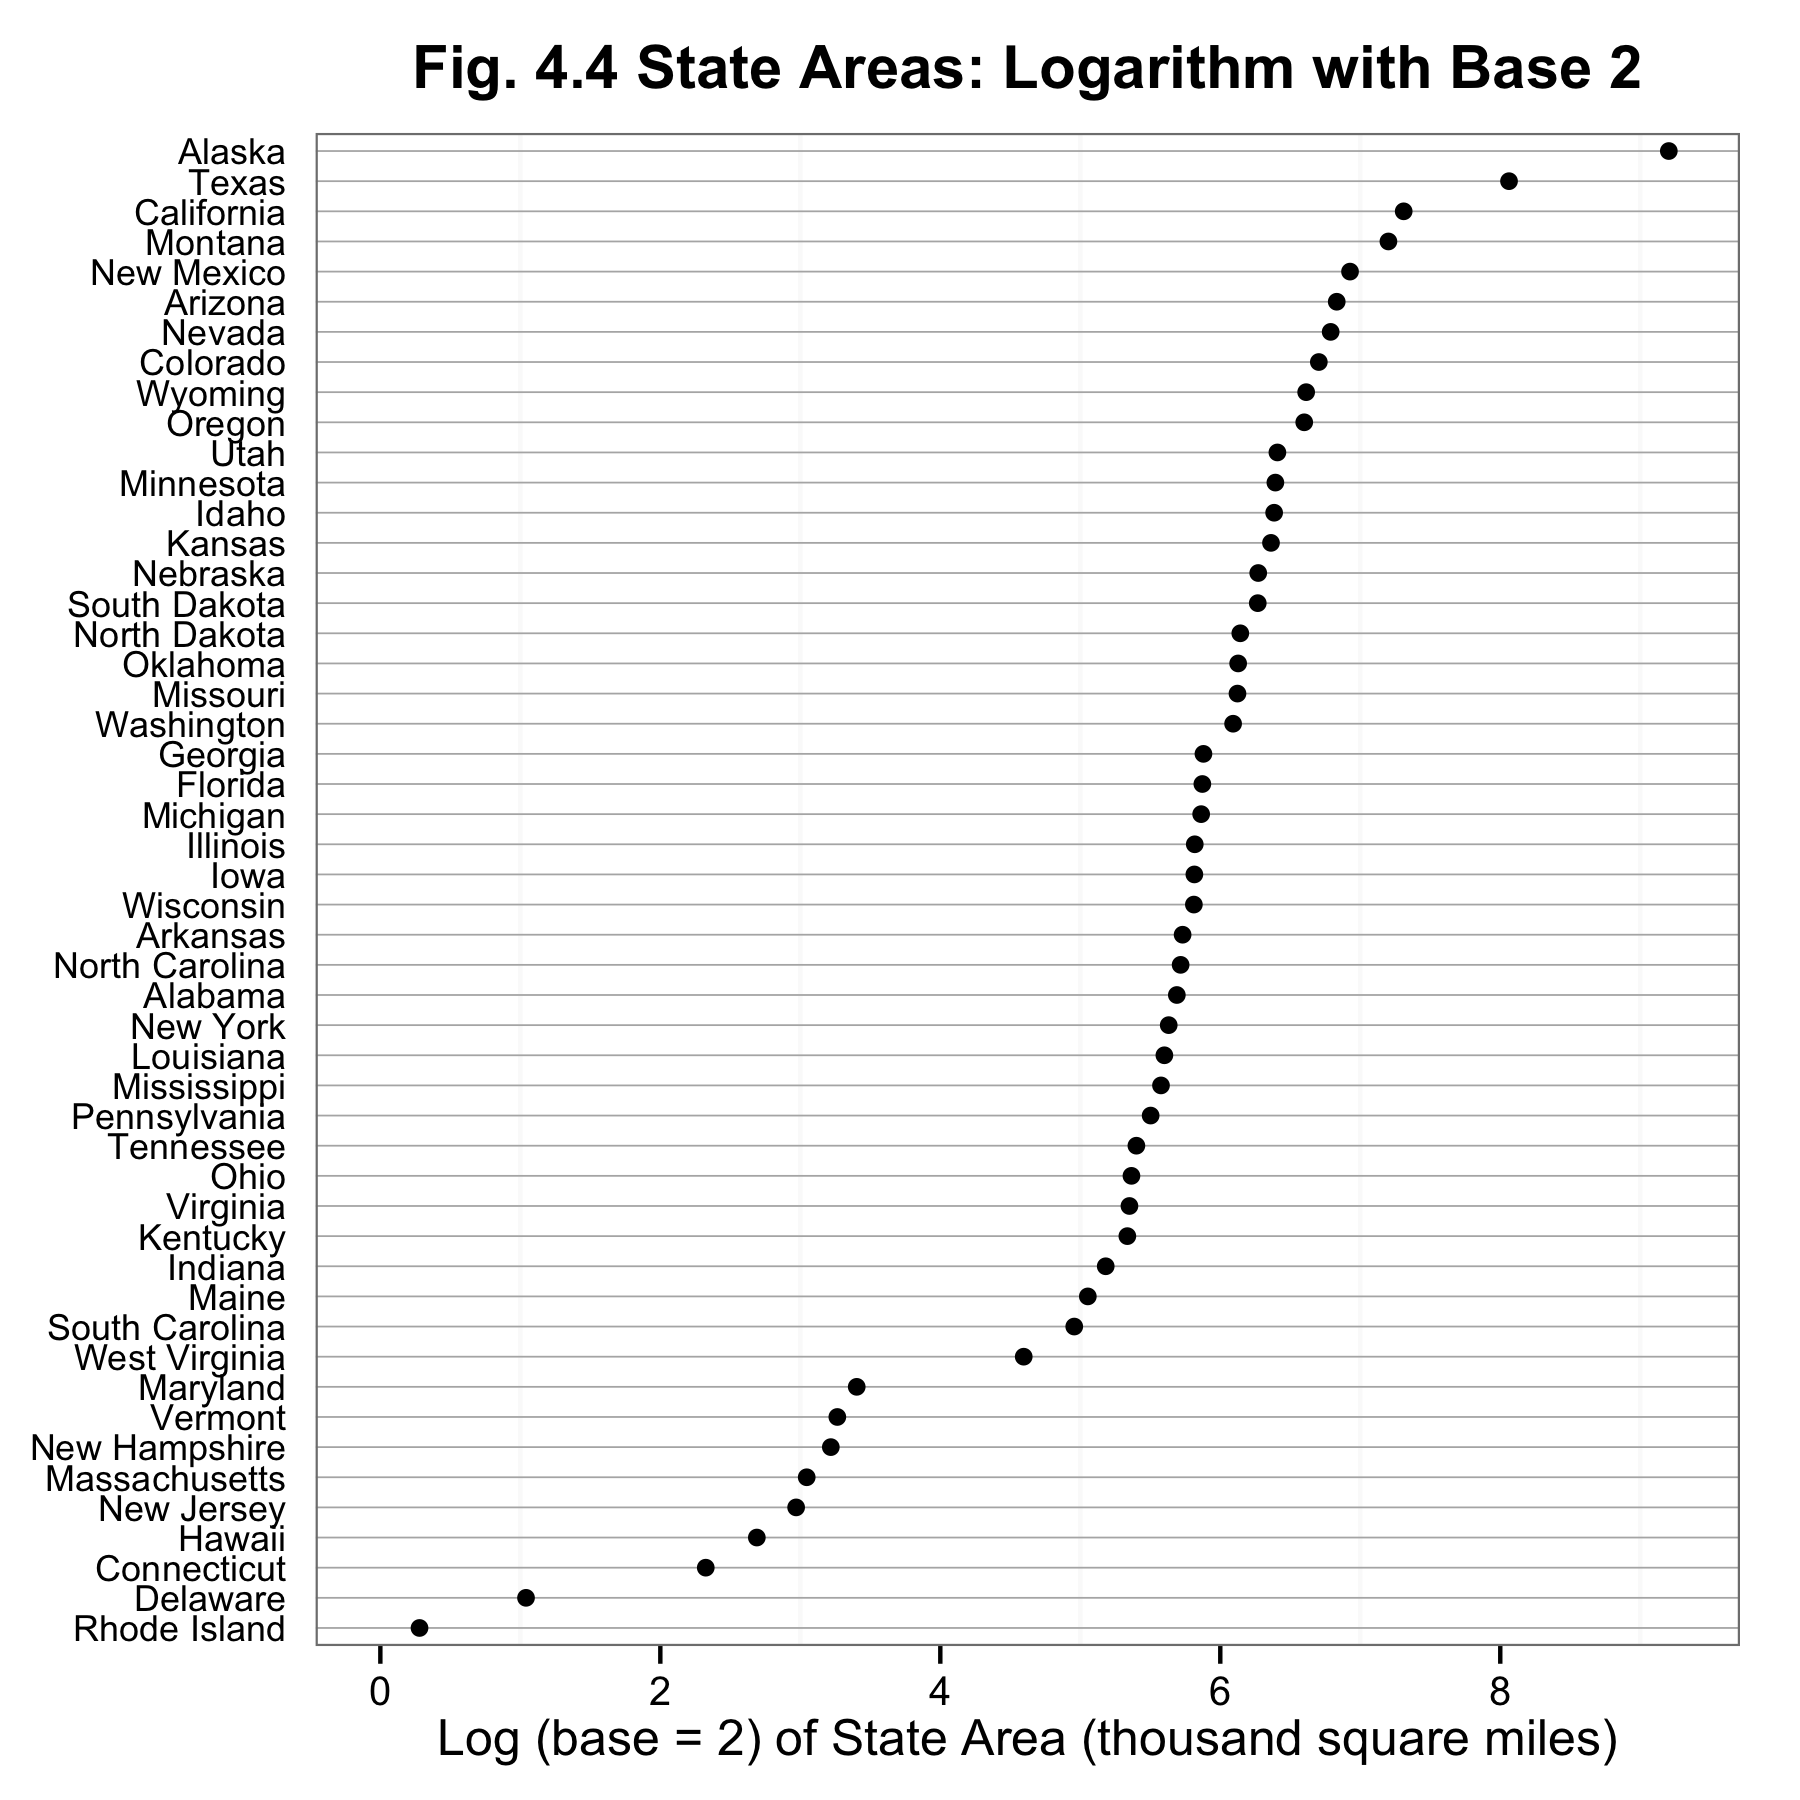

The script that saved this image:
library(ggplot2)

this_base <- "fig04-04_state-areas-logarithm-with-base-2"

my_data <- data.frame(
  state_name = state.name,
  state_area = state.area,
  state_area_scaled = state.area / 1000)

p <- ggplot(my_data, aes(x = log2(state_area_scaled), 
                      y = reorder(state_name, state_area_scaled))) +
  geom_point() + 
  scale_x_continuous(breaks = seq(0,8,2), limits = c(0, 9.25)) +
  labs(x = "Log (base = 2) of State Area (thousand square miles)", y = NULL) +
  ggtitle("Fig. 4.4 State Areas: Logarithm with Base 2") +
  theme_bw() + 
  theme(panel.grid.major.x = element_blank(),
        panel.grid.major.y = element_line(colour = "grey70"),
        plot.title = element_text(face = "bold", vjust = 1.5),
        axis.ticks.y = element_blank(),
        axis.text.y = element_text(size = rel(0.9)))

p

ggsave(paste0(this_base, ".png"), 
       p, width = 6, height = 6)


